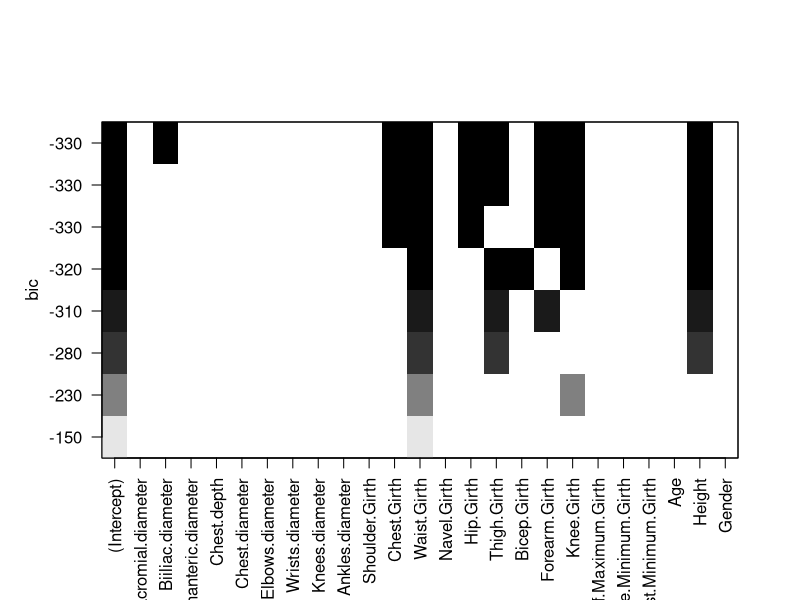

Write R code to recreate this figure. (Note: this script raises an error after producing the figure.)
## ---- chunk 1
library(ggplot2)
library(dplyr)
library(car)
library(leaps)
library(caret)
library(pROC)
## ---- chunk 2
data = read.csv2("EP09 Datos.csv",sep = ";")
peso = data$Weight
altura = data$Height
imc = peso/(altura/100)^2
data = cbind(data,imc)
en = imc
for (i in imc) {
  if(i>=23.2){
    en[en == i] = 1
  } else {
    en[en == i] = 0
  }
}
#1: sobrepeso 0: no sobrepeso
data = cbind(data,en)
data$en = factor(data$en)
## ---- chunk 3
set.seed(19647)
muestra = data %>% group_by(en) %>% sample_n(50)
muestra = muestra[sample(nrow(muestra)), ]  #desordena la muestra para que los valores de EN no estén ordenados

## ---- chunk 4
set.seed(19647)
variables_predictoras = colnames(muestra)
variables_predictoras = setdiff(variables_predictoras, c("Weight", "imc", "en"))

data_exaustiva = muestra[, c("Weight",variables_predictoras)]
combinaciones = regsubsets(Weight ~ ., data = data_exaustiva, nbest = 1, nvmax = 8, method = "exhaustive")

#Graficar resultados
plot(combinaciones) 

#Extraer los mejores subconjuntos 

resumen_combinaciones <- summary(combinaciones) 

i_bic_minimo <- which.min(resumen_combinaciones[["bic"]])
i_r2a_maximo <- which.max(resumen_combinaciones[["adjr2"]])

mejor_comb_bic <- resumen_combinaciones[["which"]][i_bic_minimo, ]
mejor_comb_r2a <- resumen_combinaciones[["which"]][i_r2a_maximo, ]

# Extraer las variables seleccionadas
comb_mejor_bic <- names(mejor_comb_bic[mejor_comb_bic == TRUE])[-1]  # Exclude intercept
comb_mejor_r2a <- names(mejor_comb_r2a[mejor_comb_r2a == TRUE])[-1]  # Exclude intercept

# Mostrar mejores modelos

cat("Mejores predictores (BIC):", comb_mejor_bic, "\n")
cat("Mejores predictores (R2 adjusted):", comb_mejor_r2a, "\n")

# data para entrenamiento con los mejores predictores, acá se encuentran las 100 observaciones y solo los mejores predictores
train_r2a <- muestra[, c("Weight", comb_mejor_r2a)]

# Definir control de entrenamiento para bootstrapping
train_control <- trainControl(method = "boot", number = 1000)


# Entrenar regresión lineal
modelo_mejor_r2a <- train(Weight ~ ., data = train_r2a, 
                          method = "lm", 
                          trControl = train_control)
print(modelo_mejor_r2a)

# Extraer y mostrar resultados del modelo
resultados <- modelo_mejor_r2a$results
cat("RMSE ", resultados$RMSE, "\n")
cat("R-squared:", resultados$Rsquared, "\n")

summary(modelo_mejor_r2a)

## ---- chunk 5
#Codigo respuesta 1.
var(muestra$Weight)
is.numeric(muestra$Weight)

#Codigo respuesta 2.

var(muestra$Height)
is.numeric(muestra$Height)
var(muestra$Waist.Girth)
is.numeric(muestra$Waist.Girth)
var(muestra$Forearm.Girth)
is.numeric(muestra$Forearm.Girth)
var(muestra$Chest.Girth)
is.numeric(muestra$Chest.Girth)
var(muestra$Knee.Girth)
is.numeric(muestra$Knee.Girth)
var(muestra$Hip.Girth)
is.numeric(muestra$Hip.Girth)
var(muestra$Thigh.Girth)
is.numeric(muestra$Thigh.Girth)
var(muestra$Biiliac.diameter)
is.numeric(muestra$Biiliac.diameter)

## ---- chunk 6
set.seed(19647)

modelofinal <- lm(Weight ~ ., data = train_r2a)

summary(modelofinal)

#Linealidad de los predictores
residualPlots(modelofinal)
marginalModelPlots(modelofinal)

#Normalidad de los residuos

qqPlot(modelofinal)

#Homoscedasticidad de los residuos

ncvTest(modelofinal) 

## ---- chunk 7
set.seed(19647)
durbinWatsonTest(modelofinal)

## ---- chunk 8
set.seed(19647)
cat("VIF de los predictores del modelo final obtenido:\n")
vif(modelofinal)

modelofinaltemp2 <- update(modelofinal, . ~ . - Hip.Girth)
cat("Nuevo VIF luego de eliminar el predictor Hip.Girth:\n")
vif(modelofinaltemp2)

modelofinaltemp3 <- update(modelofinaltemp2, . ~ . - Chest.Girth)
cat("Nuevo VIF luego de eliminar el predictor Chest.Girth:\n")

vif(modelofinaltemp3)

cat("Summary del nuevo modelo final obtenido tras la eliminacion de pred\n")

summary(modelofinaltemp3)
## ---- chunk 9
set.seed(19647)
dwt(modelofinaltemp3)
## ---- chunk 10

influencePlot(modelofinaltemp3)

## ---- chunk 11

# Crear una muestra de 100 observaciones con 50 de cada estado nutricional
set.seed(19647)

muestra_pred <- data %>% group_by(en) %>% sample_n(50)
muestra_pred <- muestra_pred[sample(nrow(muestra_pred)), ]

# Seleccionar las mismas variables predictoras que el modelo final
predictores_finales <- names(coef(modelofinaltemp3))[-1]  # Excluye intercepto


test_data <- muestra_pred[, c("Weight", predictores_finales)]

predicciones <- predict(modelofinaltemp3, newdata = test_data)


# Predecir con los datos no utilizados
predicciones <- predict(modelofinaltemp3, newdata = test_data)
# Agregar las predicciones al data frame de los datos no utilizados
test_data$Predicciones <- predicciones
# Mostrar las predicciones
print(test_data[, c("Weight", "Predicciones")])
# Calcular el error cuadrático medio (MSE)
mse <- mean((test_data$Weight - test_data$Predicciones)^2)
# Calcular el error cuadrático medio (RMSE)
rmse <- sqrt(mse)
cat("RMSE del modelo final:", rmse, "\n")

## ---- chunk 12
set.seed(19647)

# Seleccionar predictores y variable respuesta
predictores_en = setdiff(colnames(muestra), c("imc", "en", "Weight", "Height"))
x_en = muestra[, predictores_en, drop = FALSE]

# Convertir variable respuesta a factor con nombres válidos
y_en = factor(muestra$en,
               levels = c(0, 1),
               labels = c("No_EN", "Si_EN"))  

# Control para el RFE
ctrl_loocv <- rfeControl(
  functions = lrFuncs,           
  method = "LOOCV",             
  verbose = FALSE,
  returnResamp = "final"
)

# Train para RFE
trainp5 = trainControl(
  method = "none",               
  classProbs = TRUE,            
  summaryFunction = twoClassSummary
)

# cantidad de predictores a usar en RFE
subset_sizes = 2:6

# RFE
rfe_resultados <- suppressWarnings(rfe(
  x = x_en,
  y = y_en,
  sizes = subset_sizes,
  rfeControl = ctrl_loocv,
  trControl = trainp5,
  metric = "ROC"
))

print(rfe_resultados)
plot(rfe_resultados, type = c("g", "o"))
cat("\nPredictores seleccionados:", predictors(rfe_resultados), "\n")

# Entrenar modelo final con predictores seleccionados
mejores_predictores_p5 <- predictors(rfe_resultados)
modelo_final_p5 <- glm(y_en ~ ., 
                   data = data.frame(x_en[, mejores_predictores_p5, drop = FALSE], y_en),
                   family = binomial)

cat("\n--- Resumen del Modelo Final ---\n")
summary(modelo_final_p5)

# Calcular probabilidades y clase predicha
probabilidades <- predict(modelo_final_p5, type = "response")
prediccion_clase <- factor(ifelse(probabilidades > 0.5, "Si_EN", "No_EN"),
                           levels = c("No_EN", "Si_EN"))

# Calcular curva ROC y AUC
roc_curve <- roc(response = y_en, predictor = probabilidades, levels = c("No_EN", "Si_EN"))
auc_value <- auc(roc_curve)

# Mejorar gráfico de curva ROC
plot(roc_curve, 
     main = "Curva ROC del Modelo Final", 
     col = "blue", 
     lwd = 2,
     legacy.axes = TRUE)  # Eje x: 0-1 en lugar de 1-0
grid()
abline(a = 0, b = 1, lty = 2, col = "gray")  # Línea de referencia
legend("bottomright", 
       legend = paste("AUC =", round(auc_value, 3)),
       col = "blue", 
       lwd = 2)

# Calcular matriz de confusión

conf_matrix <- confusionMatrix(prediccion_clase, y_en, positive = "Si_EN")
cat("\n--- Matriz de Confusión ---\n")
print(conf_matrix)

umbral_optimo <- coords(roc_curve, "best", ret = "threshold", best.method = "youden")$threshold
cat("\nUmbral óptimo (Youden):", round(umbral_optimo, 3), "\n")

prediccion_optima <- factor(ifelse(probabilidades > umbral_optimo, "Si_EN", "No_EN"),
                            levels = c("No_EN", "Si_EN"))

conf_matrix_optima <- confusionMatrix(prediccion_optima, y_en, positive = "Si_EN")


# Mostrar métricas clave

cat("\n--- Métricas con Umbral 0.5 ---\n")
cat("Exactitud:", round(conf_matrix$overall['Accuracy'], 3), "\n")
cat("Sensibilidad:", round(conf_matrix$byClass['Sensitivity'], 3), "\n")
cat("Especificidad:", round(conf_matrix$byClass['Specificity'], 3), "\n")
cat("Precisión:", round(conf_matrix$byClass['Precision'], 3), "\n")
cat("F1-score:", round(conf_matrix$byClass['F1'], 3), "\n")

cat("\n--- Métricas con Umbral Óptimo (", round(umbral_optimo, 3), ") ---\n")
cat("Exactitud (Accuracy):", round(conf_matrix_optima$overall['Accuracy'], 3), "\n")
cat("Sensibilidad (Recall):", round(conf_matrix_optima$byClass['Sensitivity'], 3), "\n")
cat("Especificidad:", round(conf_matrix_optima$byClass['Specificity'], 3), "\n")
cat("Precisión:", round(conf_matrix_optima$byClass['Precision'], 3), "\n")
cat("F1-score:", round(conf_matrix_optima$byClass['F1'], 3), "\n")


## ---- chunk 13

residualPlots(modelo_final_p5, 
              fitted = FALSE)

## ---- chunk 14
vif(modelo_final_p5)

## ---- chunk 15
durbinWatsonTest(modelo_final_p5)

## ---- chunk 16

influencePlot(modelo_final_p5)

## ---- chunk 17
predictores <- predictors(modelo_final_p5)
for (pred in predictores) {
  cat("Variable:", pred, "\n")
  cat("Número de observaciones por nivel de la variable de respuesta:\n")
  print(table(muestra[[pred]]))
  cat("\n")
}
